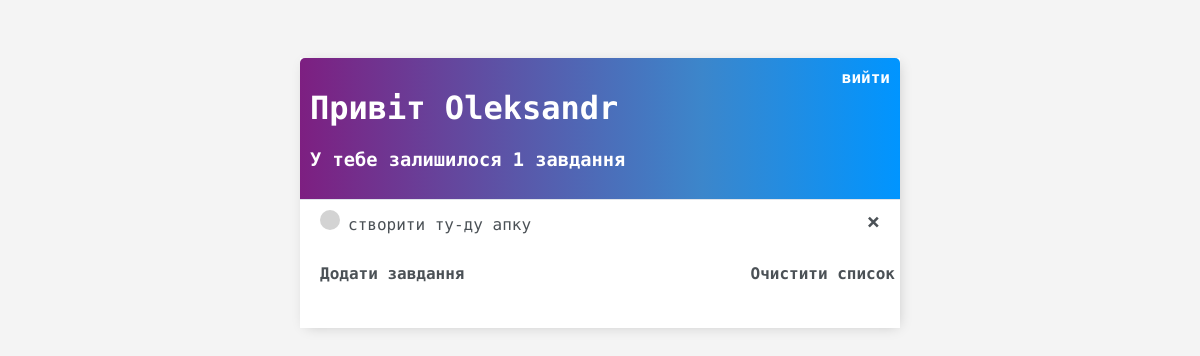
Before: / (signed in) with the older database file.
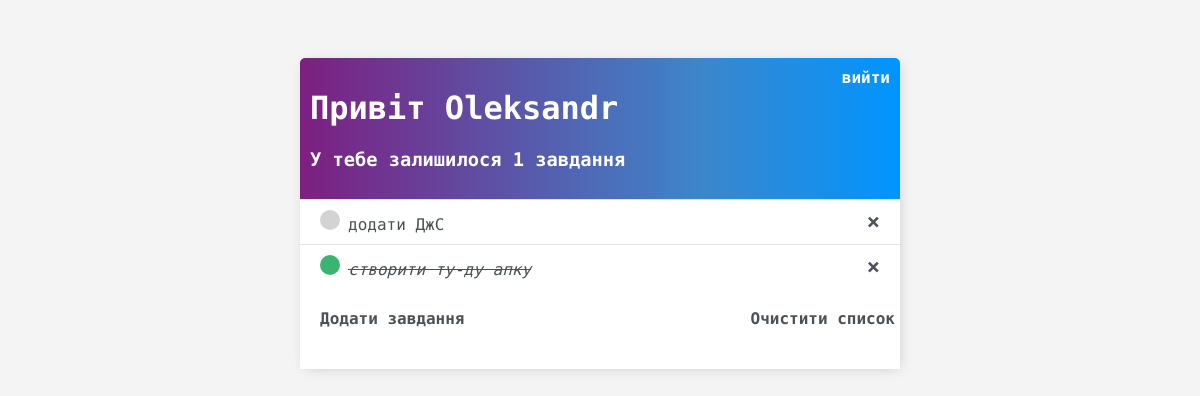
After: the same page with the newer database file.
### base/models.py (models this page shows, shortened)
class Task(models.Model):
    user = models.ForeignKey(User, on_delete=models.CASCADE, null=True, blank=True)
    title = models.CharField(max_length=200)
    description = models.TextField(null=True, blank=True)
    complete = models.BooleanField(default=False)
    create = models.DateTimeField(default=EET_time)
    class Meta:
        ordering = ['complete', '-create']

### base/views.py (the view)
# urls.py: path('', TaskList.as_view(), name='tasks'),
class TaskList(LoginRequiredMixin, ListView):
    model = Task
    template_name = 'base/task_list.html'
    context_object_name = 'tasks'
    def get_context_data(self, *, object_list=None, **kwargs):
        context = super().get_context_data(**kwargs)
        context['tasks'] = context['tasks'].filter(user=self.request.user)
        for task in context['tasks']:
            task.create = task.create.strftime("%B, %d at %H:%M")
        context['count'] = context['tasks'].filter(complete=False).count()
        count = str(context['count'])
        context['count_plural'] = not (
                count.endswith('1') or count.endswith('2') or count.endswith('3') or count.endswith('4'))
        return context

### base/templates/base/task_list.html (shortened to what this page needs)
{% extends 'base/main.html' %}
{% block content %}
    <div class="header-bar">
        <div>
            <h1>Привіт {{ request.user.username|title }}</h1>
            {% if count == 0 %}
                <h3>Поки що завдань немає</h3>
            {% elif count_plural %}
                <h3>У тебе залишилося {{ count }} завдань</h3>
            {% else %}
                <h3>У тебе залишилося {{ count }} завдання</h3>
            {% endif %}
        </div>
        <a href="{% url 'logout' %}">вийти</a>
    </div>
    <div class="task-items-wrapper">
        {% for task in tasks %}
            <div class="task-wrapper">
                <div class="task-title">
                    {% if task.complete %}
                    <div class="row">
                        <form method="POST" action="{% url 'mark-complete' task.id%}" class="mark-complete" id="{{ task.id }}">
                         <button type="submit" class="column task-complete-icon task-complete-icon{{ task.id }}"></button>
                        </form>
                        <div style="padding-left: 8px" class="column task-title-text">
                            <s><i>{{ task.title }}</i></s>
                        </div>
                    </div>
                    {% else %}
                    <div class="row">
                        <form method="POST" action="{% url 'mark-complete' task.id%}" class="mark-complete" id="{{ task.id }}">
                         <button type="submit" class="column task-incomplete-icon task-incomplete-icon{{ task.id }}"></button>
                        </form>
                        <div class="column task-title-text">
                            <button class="open-button" style="padding-left: 8px" id="{{ task.id }}">{{ task.title }}</button>
                        </div>
                    </div>
                    {% endif %}
                </div>
                <div class="delete-task">
                    <a href="{% url 'task-delete' task.id %}">&#215;</a>
                </div>
            </div>
        {% endfor %}
        <a href="{% url 'task-create' %}" class="bottom_div">
            Додати завдання
        </a>
        {% if tasks %}
            <a href="{% url 'delete-all' %}" class="bottom_div" style="right: 5px; position: absolute">
                Очистити список
            </a>
        {% endif %}
    </div>
{% endblock content %}

### base/templates/base/main.html (shortened to what this page needs)
<!DOCTYPE html>
<html lang="en">
<head>
</head>
<body>
<div class="container">
    {% block content %}
    {% endblock content %}
</div>
</body>
</html>

### base/templates/base/main.html (style rules this page uses)
body { background-color: #f4f4f4; font-family: 'Roboto Mono', monospace, sans-serif; padding-top: 50px; }
a, p { color: #4b5156 }
a { font-weight: 600; }
button { background: none; color: inherit; border: none; padding: 0; font: inherit; cursor: pointer; outline: inherit; }
.container { max-width: 600px; margin: auto; min-height: 270px; background-color: #fff; -webkit-box-shadow: 2px 2px 13px -4px rgba(0, 0, 0, 0.21); box-shadow: 2px 2px 13px -4px rgba(0, 0, 0, 0.21); }
.row { display: flex; }
.column { flex: 1; }
.task-title-text { padding-top: 5px; }
.bottom_div { position: absolute; bottom: 0; padding-left: 10px; height: 60px; }
.task-items-wrapper { position: relative; padding-bottom: 80px; }
.header-bar { display: flex; justify-content: space-between; color: #fff; padding: 10px; border-radius: 5px 5px 0 0; background: linear-gradient(90deg, rgba(125, 31, 129, 1) 0%, rgba(60, 134, 203, 1) 67%, rgba(0, 149, 255, 1) 100%); }
.header-bar a { color: white; text-decoration: none; }
.task-wrapper { display: flex; align-items: center; justify-content: space-between; background-color: #fff; border-top: 1px solid #dfe4ea; overflow: hidden; }
.task-title { display: flex; padding: 10px; }
.task-complete-icon { border-radius: 50%; background-color: mediumseagreen; height: 20px; width: 20px; }
.task-incomplete-icon { border-radius: 50%; background-color: lightgrey; height: 20px; width: 20px; }
.task-title, a { text-decoration: none; color: #4b5156; margin-left: 10px; }
.delete-task { text-decoration: none; font-weight: 900; color: #cf4949; font-size: 22px; line-height: 0; padding: 20px; }

Changed rows visible on the page:
added Task: title "додати ДжС"
changed Task "створити ту-ду апку": complete False → True (drawn)
